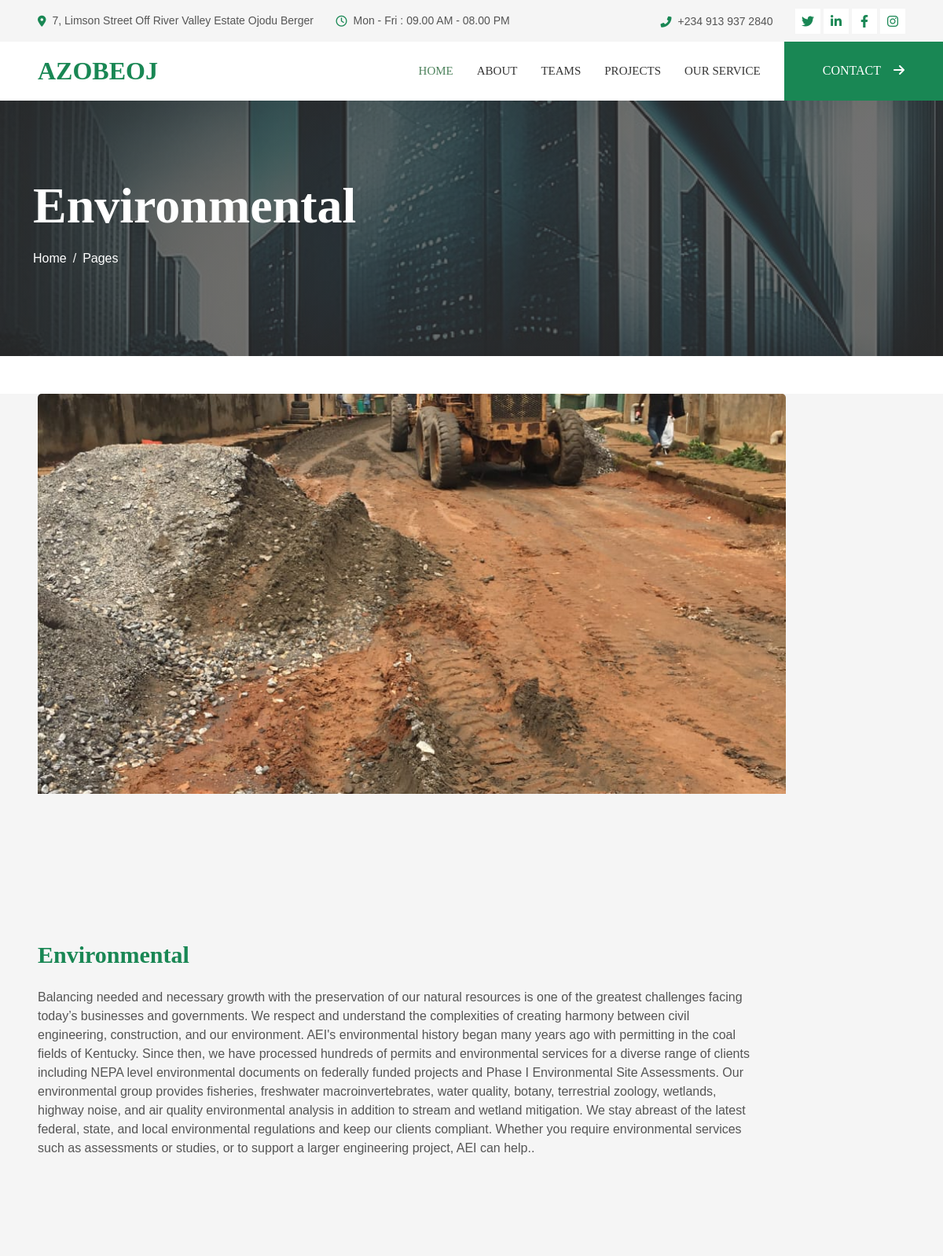
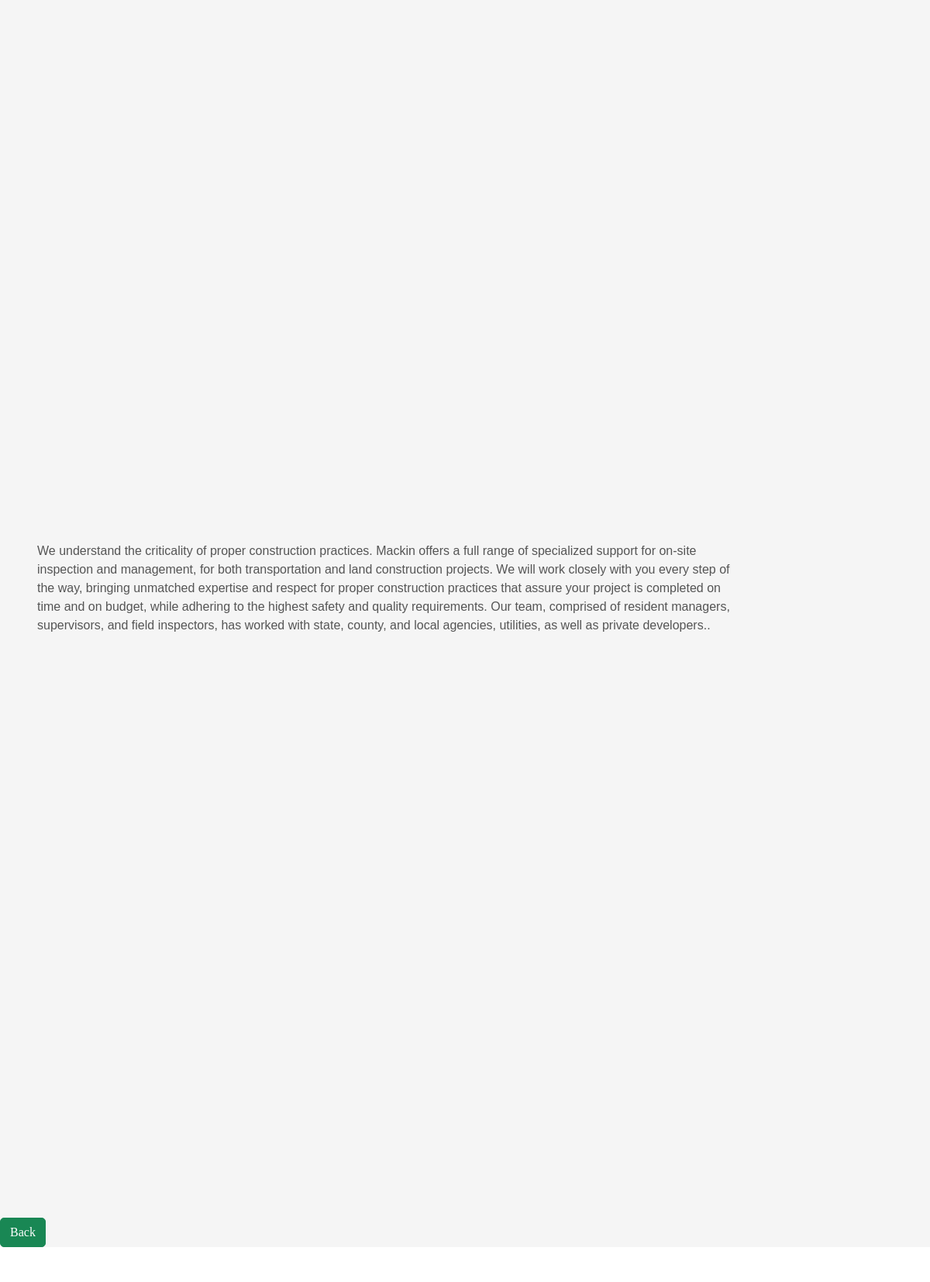
Screenshot of /article/2/ (upper part) with the database file from the repository (2 pictures, top to bottom).
### azobeoj/models.py (models this page shows, shortened)
class AzobeojMainPost(models.Model):
    azobeoj_title = models.CharField(max_length=255, blank=True, null=True)
    azobeoj_description = models.TextField()
    azobeoj_description_2 = models.TextField()
    azobeoj_slug = models.SlugField (max_length=255,blank=True, null=True)
    azobeoj_magnus_img = models.ImageField(upload_to='images/')
    azobeoj_magnus_img_1 = models.ImageField(upload_to='images_1/')
    azobeoj_magnus_img_2 = models.ImageField(upload_to='images_2/')
    azobeoj_publish_date = models.DateTimeField (auto_now_add= True)
    azobeoj_author = models.ForeignKey(User, on_delete=models.CASCADE)
    class Meta:
        ordering =['-azobeoj_publish_date']

### azobeoj/views.py (the view, shortened to what this page needs)
# urls.py: path('article/<int:pk>/', ArticleDetailView.as_view(), name="detail"),
class ArticleDetailView(DetailView):
    model = AzobeojMainPost
    template_name = 'azobeoj/article_detail.html'

### templates/azobeoj/article_detail.html (shortened to what this page needs)
{% extends "base.html" %}
{% load static %}
{% block content%}
<div>
    <div class="container-fluid page-header py-5 mb-5">
        <div class="container py-5">
            <h1 class="display-3 text-white mb-3 animated slideInDown">{{ object.azobeoj_title }}</h1>
            <nav aria-label="breadcrumb animated slideInDown">
                <ol class="breadcrumb">
                    <li class="breadcrumb-item"><a class="text-white" href="#">Home</a></li>
                    <li class="breadcrumb-item"><a class="text-white" href="#">Pages</a></li>
                </ol>
            </nav>
        </div>
    </div>
    <div class="container-fluid bg-light overflow-hidden my-7 px-lg-0">
        <div class="container about px-lg-0">
            <div class="row g-0 mx-lg-0">
                <div class="col-lg-10 ps-lg-5" style="min-height: 600px;">
                    <div class="position-relative h-100">
                        <img class="position-absolute img-fluid w-100 h-100" src="{{ object.azobeoj_magnus_img.url }}" style="object-fit: cover; border-radius: 5px;" alt="">
                    </div>
                </div>
                <div class="col-lg-10 about-text py-5 wow fadeIn" data-wow-delay="0.5s">
                    <div class="p-lg-5 pe-lg-0">
                        <div class="section-title text-start">
                            <h1 class="display-7 mb-4">{{ object.azobeoj_title }}</h1>
                        </div>
                        <p class="mb-4 pb-2">{{ object.azobeoj_description }}.</p>
                    </div>
                </div>
                <div class="col-lg-10 ps-lg-5" style="min-height: 600px;">
                    <div class="position-relative h-100">
                        <img class="position-absolute img-fluid w-100 h-100" src="{{ object.azobeoj_magnus_img_2.url }}" style="object-fit: cover; border-radius: 5px;" alt="">
                    </div>
                </div>
                <div class="col-lg-10 about-text py-5 wow fadeIn" data-wow-delay="0.5s">
                    <div class="p-lg-5 pe-lg-0">
                        <p class="mb-4 pb-2">{{ object.azobeoj_description_2 }}.</p>
                    </div>
                </div>
                <div class="col-lg-10 ps-lg-5" style="min-height: 600px;">
                    <div class="position-relative h-100">
                        <img class="position-absolute img-fluid w-100 h-100" src="{{ object.azobeoj_magnus_img_1.url }}" style="object-fit: cover;border-radius: 5px;" alt="">
                    </div>
                </div>
            </div><br>
            <div class="btn-wrapper">
                <a href=""onclick="history.back(); return false;" class="btn btn-primary"style="border-radius: 5px;font-family: Georgia;"> Back </a>
            </div>
        </div>
    </div>
</div>
{% endblock %}

### static/css/style.css (style rules this page uses)
:root { --primary: #4e835d; --light: #F5F5F5; --dark: #353535; font-family: Georgia; }
.btn-primary { color: #000; background-color: #198754; border-color: #198754; font-family: Georgia; }
p { margin-top: 0; margin-bottom: 1rem; font-family:sans-serif; }
a { color: #198754; text-decoration: none; }
h1, .h1, h2, .h2, h3, .h3, h4, .h4, h5, .h5, h6, .h6 { margin-top: 0; margin-bottom: .5rem; font-family:Georgia; font-weight: 700; line-height: 1.2; color: #198754; }
body { margin: 0; font-family:sans-serif; font-size: 1rem; font-weight: 400; line-height: 1.5; color: #555; background-color: #fff; -webkit-text-size-adjust: 100%; -webkit-tap-highlight-color: rgba(0, 0, 0, 0); }
.h-100 { height: 80%; }
.btn { font-weight: 500; transition: .5s; }
.btn.btn-primary, .btn.btn-secondary { color: #FFFFFF; }
.page-header { background: linear-gradient(rgba(53, 53, 53, .7), rgba(53, 53, 53, .7)), url(../img/carousel-1.jpg) center center no-repeat; background-size: cover; }
.breadcrumb-item + .breadcrumb-item::before { color: var(--light); }
.section-title h1 { position: relative; display: inline-block; padding: 0 60px; font-size: 30px; font-family: Georgia; color: #198754; }
.section-title.text-start h1 { padding-left: 0; }
.section-title h1::before, .section-title h1::after { position: absolute; content: ""; width: 45px; height: 5px; bottom: 0; }
.section-title h1::before { left: 0; }
.section-title h1::after { right: 0; }
.section-title.text-start h1::before { display: none; }
@media (min-width: 992px) { .container.about { max-width: 100% !important; } }
@media (min-width: 992px) { .about-text { padding-right: calc(((100% - 960px) / 2) + .75rem); } }
@media (min-width: 1200px) { .about-text { padding-right: calc(((100% - 1140px) / 2) + .75rem); } }

### rows the page displays
AzobeojMainPost: azobeoj_title "Environmental", azobeoj_magnus_img (picture), azobeoj_description "Balancing needed and necessary growth with the preservation of our natural resources is one of the greatest challenges facing today’s businesses and governments. We respect and understand the complexities of creating harmony between civil engineering, construction, and our environment. AEI's environmental history began many years ago with permitting in the coal fields of Kentucky. Since then, we have processed hundreds of permits and environmental services for a diverse range of clients including NEPA level environmental documents on federally funded projects and Phase I Environmental Site Assessments. Our environmental group provides fisheries, freshwater macroinvertebrates, water quality,…", azobeoj_magnus_img_2 (picture), azobeoj_description_2 "We understand the criticality of proper construction practices. Mackin offers a full range of specialized support for on-site inspection and management, for both transportation and land construction projects. We will work closely with you every step of the way, bringing unmatched expertise and respect for proper construction practices that assure your project is completed on time and on budget, while adhering to the highest safety and quality requirements. Our team, comprised of resident managers, supervisors, and field inspectors, has worked with state, county, and local agencies, utilities, as well as private developers.", azobeoj_magnus_img_1 (picture)
